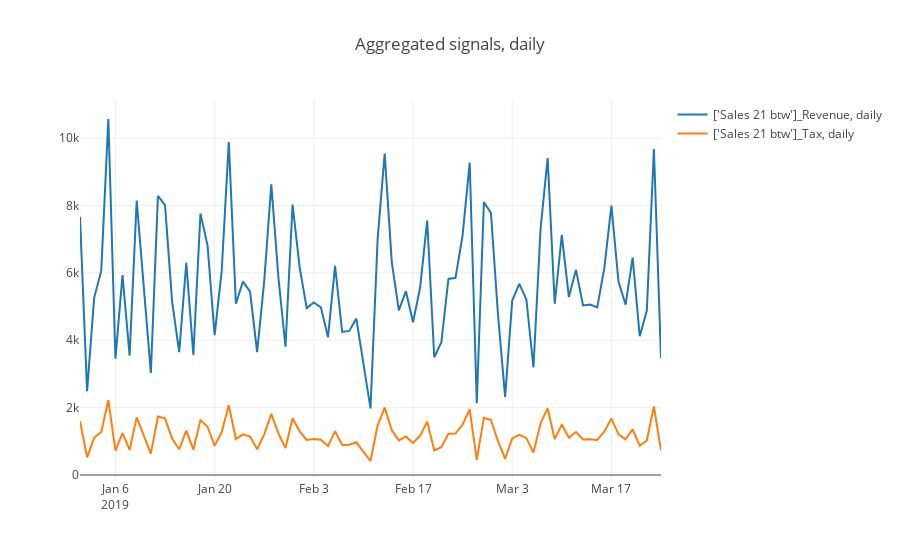

Write notebook code for a chart like this one.
### Markdown cell above
## Tax vs. Revenue based on the Sales , GroundTruth

### Code cell
constructSignals(df_all, query=[{"select": ["Sales 21 btw"], 
                              "_with": {"FA_Name": "Revenue"}}, 
                                {"select": ["Sales 21 btw"], "_with": {"FA_Name": "Tax"}}], on="GroundTruth", agg_period="D", vis_type="line")
